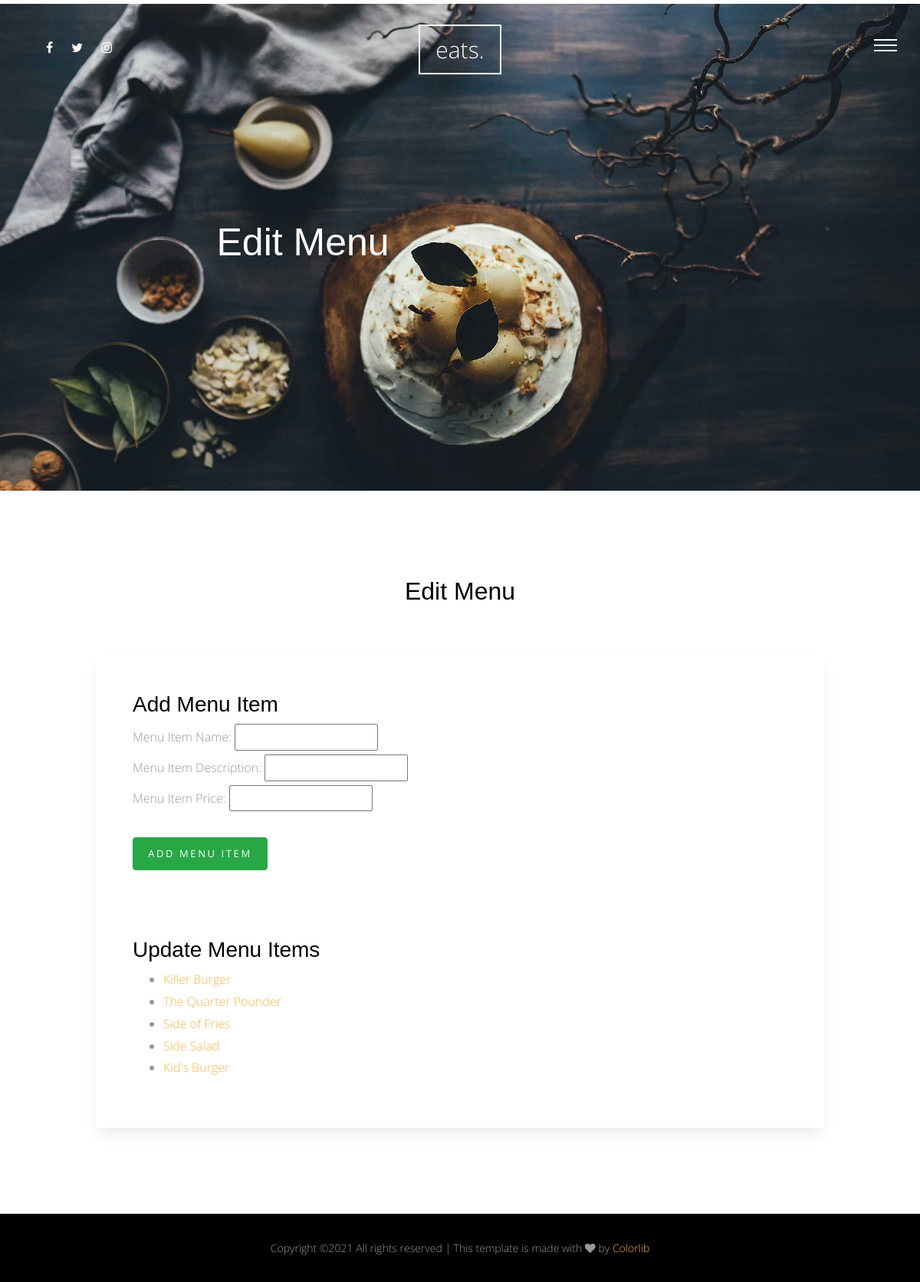
The page /website/restaurant/edit_menu/11/ on the database its author committed.
### website/models.py (models this page shows, shortened)
class MenuItem(models.Model):
    restaurant = models.ForeignKey(Restaurant, on_delete=models.CASCADE)
    menu_item_name = models.CharField(max_length=200)
    menu_item_description = models.CharField(max_length=200)
    menu_item_price = models.FloatField(default=0)

### website/views.py (the view)
# urls.py: path('restaurant/edit_menu/<int:restaurant_id>/', views.add_menu_item, name='addmenuitem'),
def add_menu_item(request, restaurant_id):
    restaurant = get_object_or_404(Restaurant, pk=restaurant_id)
    menu_list = MenuItem.objects.filter(restaurant__pk = restaurant_id)
    if request.method == 'POST':
        form = AddMenuItemForm(request.POST)
        if form.is_valid():
            database = MenuItem.objects.create(
            restaurant = restaurant,
            menu_item_name = form.cleaned_data['menuitemname'],
            menu_item_description = form.cleaned_data['menuitemdescription'],
            menu_item_price = form.cleaned_data['menuitemprice']
            )
            database.save()
            url = '/website/restaurant/' + str(restaurant_id)
            return HttpResponseRedirect(url)
    else:
        form = AddMenuItemForm()
        context = {'form' : form, 'menu_list' : menu_list, 'restaurant_id' : restaurant_id}
    return render(request, 'website/edit_menu.html', context)

### website/forms.py
class AddMenuItemForm(forms.Form):
    menuitemname = forms.CharField(label='menuitemname',max_length=50, required=True)
    menuitemdescription = forms.CharField(label='menuitemdescription', max_length=50, required=True)
    menuitemprice = forms.FloatField(label='menuitemprice', required=True)

### website/templates/website/edit_menu.html (shortened to what this page needs)
{% extends 'base_restaurant.html' %}
{% load static %}
{% block body %}
      <div class="main-wrap">
        <div class="cover_1 cover_sm">
          <div class="img_bg" style="background-image: url({% static 'site_static/img/slider-1.jpg' %})" data-stellar-background-ratio="0.5">
            <div class="container">
              <div class="row align-items-center justify-content-center">
                <div class="col-md-7" data-aos="fade-up">
                  <h2 class="heading">Edit Menu</h2>
                </div>
              </div>
            </div>
          </div>
        </div>
        <div class="section" data-aos="fade-up">
          <div class="container">
            <div class="row justify-content-center mb-5">
              <div class="col-md-8  text-center">
                <h2 class="mb-3">Edit Menu</h2>
              </div>
            </div>
            <div class="row justify-content-center">
              <div class="col-md-10 p-5 form-wrap">
<h3>Add Menu Item</h3>
<form id="form" method="post">
    {% block content-1 %}
    <form method="POST" class="form-group">
    <label for="menuitemname">Menu Item Name: </label>
    <input id="menuitemname" type="text" name="menuitemname" maxlength="100" required> <br>
    <label for="menuitemdescription">Menu Item Description: </label>
    <input id="menuitemdescription" type="text" name="menuitemdescription" maxlength="500" required> <br>
    <label for="menuitemprice">Menu Item Price: </label>
    <input id="menuitemprice" type="text" name="menuitemprice" maxlength="100" required> <br> <br>
    <button type="submit" name="add" class="btn btn-success">Add Menu Item</button>
    </form>
    {% endblock %}
</form>
<br> <br> <br>
<h3>Update Menu Items</h3>
    {% if menu_list %}
        <ul>
        {% for menu_item in menu_list %}
          <li><a href="/website/restaurant/edit_menu_item/{{ menu_item.id }}/">{{ menu_item.menu_item_name}}</a></li>
        {% endfor %}
        </ul>
    {% else %}
        <p>No menu items are available.</p>
    {% endif %}
                  </div>
            </div>
          </div>
        </div>
              </div>
            </div>
{% endblock body %}

### static/site_static/css/style.css (style rules this page uses)
html { overflow-x: hidden; }
body { background: #fff; font-family: "Open Sans", cursive; font-size: 16px; line-height: 1.8; font-weight: 300; color: #999999; }
a { -webkit-transition: .3s all ease; -o-transition: .3s all ease; transition: .3s all ease; text-decoration: none; }
h1, h2, h3, h4, h5 { color: #000; font-family: "Playfair Display", Arial, sans-serif; }
.btn, .form-control { outline: none; }
.btn { font-size: 13px; text-transform: uppercase; letter-spacing: .2em; }
.section { padding: 7em 0; }
.form-wrap { padding: 40px; background: #fff; -webkit-box-shadow: 0 10px 20px -5px rgba(0, 0, 0, 0.1); box-shadow: 0 10px 20px -5px rgba(0, 0, 0, 0.1); }
.cover_1 { position: relative; }
.cover_1 .img_bg { background-repeat: no-repeat; background-size: cover !important; background-position: center center; }
.cover_1 .img_bg, .cover_1 .img_bg > .container > .row { min-height: 700px; height: 100vh; }
.cover_1.cover_sm .img_bg, .cover_1.cover_sm .img_bg > .container > .row { min-height: 600px; height: 80vh; }
.cover_1 .heading { color: white; font-weight: 300; font-size: 30px; line-height: 1.5; }
@media (min-width: 768px) { .cover_1 .heading { font-size: 50px; line-height: 1.5; } }

### rows shown on the page
MenuItem: menu_item_name "Killer Burger"
MenuItem: menu_item_name "The Quarter Pounder"
MenuItem: menu_item_name "Side of Fries"
MenuItem: menu_item_name "Side Salad"
MenuItem: menu_item_name "Kid's Burger"
